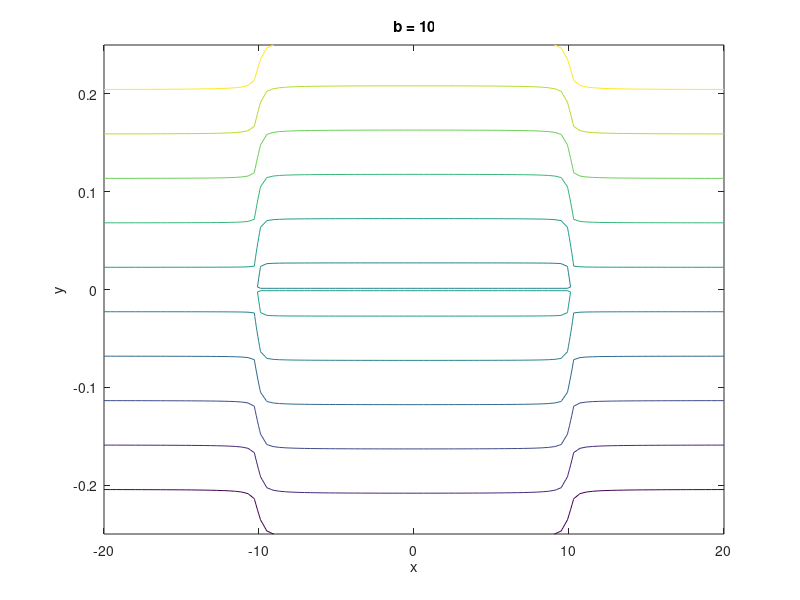
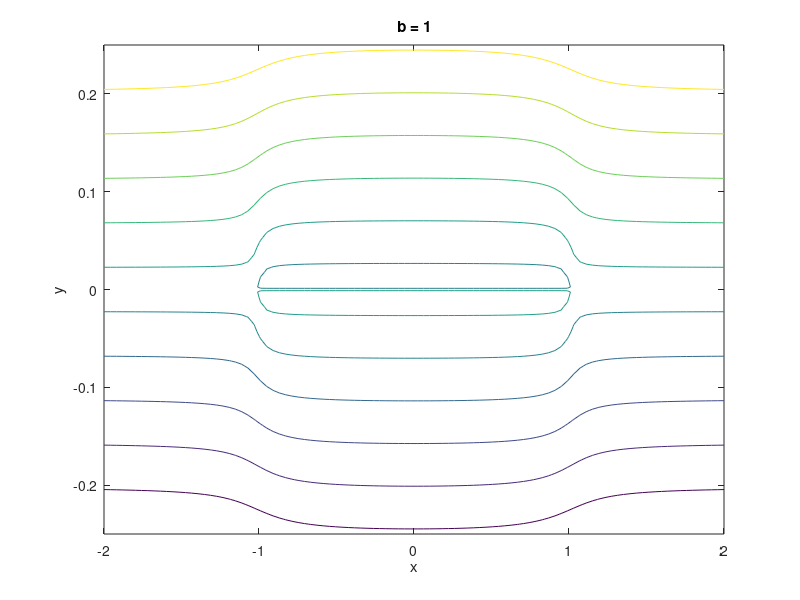
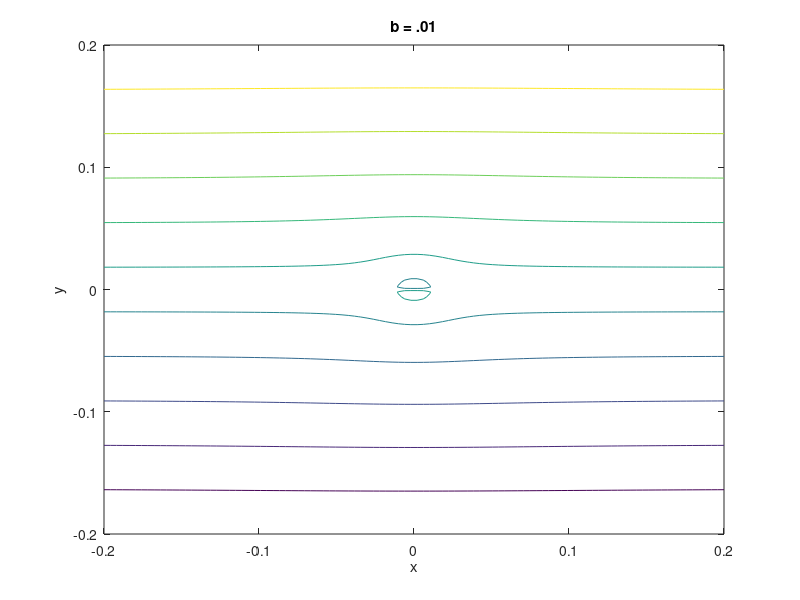
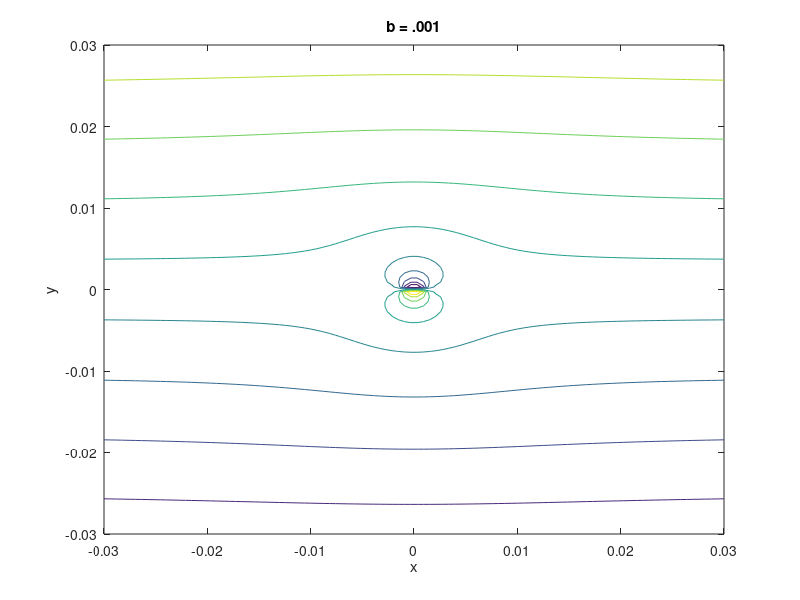

The MATLAB script that drew these images, in order:
clear all
clear clc
%% b = 10
lambda = 1;
figure(1);
x = linspace(-20,20);
y = linspace(-.25,.25);
[X,Y] = meshgrid(x,y);
v = 10;
b = 10;
theta1 = atan2(Y,(X+b));
theta2 = atan2(Y,(X-b));
Z = v*Y + (lambda/(2*pi))*(theta1-theta2);
contour(X,Y,Z);
[C,h] = contour(X,Y,Z);
xlabel("x");
ylabel("y");
title("b = 10")
clabel(C,h,0);
%% b = 1
lambda = 1;
figure(2);
x = linspace(-2,2);
y = linspace(-.25,.25);
[X,Y] = meshgrid(x,y);
v = 10;
b = 1;
theta1 = atan2(Y,(X+b));
theta2 = atan2(Y,(X-b));
Z = v*Y + (lambda/(2*pi))*(theta1-theta2);
contour(X,Y,Z);
[C,h] = contour(X,Y,Z);
xlabel("x");
ylabel("y");
title("b = 1")
clabel(C,h,0);
%% b = .01
lambda = 1;
figure(3);
x = linspace(-.2,.2);
y = linspace(-.2,.2);
[X,Y] = meshgrid(x,y);
v = 10;
b = .01;
theta1 = atan2(Y,(X+b));
theta2 = atan2(Y,(X-b));
Z = v*Y + (lambda/(2*pi))*(theta1-theta2);
contour(X,Y,Z);
[C,h] = contour(X,Y,Z);
xlabel("x");
ylabel("y");
title("b = .01")
clabel(C,h,0);
%% b = .001
lambda = 1;
figure(4);
x = linspace(-.03,.03);
y = linspace(-.03,.03);
[X,Y] = meshgrid(x,y);
v = 10;
b = .001;
theta1 = atan2(Y,(X+b));
theta2 = atan2(Y,(X-b));
Z = v*Y + (lambda/(2*pi))*(theta1-theta2);
contour(X,Y,Z);
[C,h] = contour(X,Y,Z);
xlabel("x");
ylabel("y");
title("b = .001");
clabel(C,h,0);
%% b = .0001
lambda = 1;
figure(5);
x = linspace(-.015,.015);
y = linspace(-.015,.015);
[X,Y] = meshgrid(x,y);
v = 10;
b = .0001;
theta1 = atan2(Y,(X+b));
theta2 = atan2(Y,(X-b));
Z = v*Y + (lambda/(2*pi))*(theta1-theta2);
contour(X,Y,Z);
[C,h] = contour(X,Y,Z);
xlabel("x");
ylabel("y");
title("b = .0001");
clabel(C,h,0);
%% t/c vs b 
b = [.0001,.001,.01,1,10];
tc1 = (lambda/(pi*v*.0001))*((pi/2)-atan(.005/.0001));
tc2 = (lambda/(pi*v*.001))*((pi/2)-atan(.017/.001));
tc3 = (lambda/(pi*v*.01))*((pi/2)-atan(.3/.01));
tc4 = (lambda/(pi*v*1))*((pi/2)-atan(.45/1));
tc5 = (lambda/(pi*v*10))*((pi/2)-atan(.5/10));
tc = [tc1,tc2,tc3,tc4,tc5];
figure(6);
plot(b,tc);
xlabel("b");
ylabel("t/c");

%{ 
% Why the Rakine Oval becomes a cylinder as b approaches zero: 
% At high values of b, the oval is streched thin with a chord length much larger than the thickness. 
% But at extremely low values of b, the length of the chord and the thickness are nearly equal. 
% Thus, as b decreases, the chord length and thickness even out, thus the value of t/c approaches 1. 
% A t/c value of 1 represents a circle or clylinder.
%}
%% Lambda Source = .1, Lambda Sink = 1

b = 1;
v = 10;
lambdasink = 1;
lambdasource = .1;
figure(7);
x = linspace(-5,5);
y = linspace(-.5,.5);
[X,Y] = meshgrid(x,y);
theta1 = atan2(Y,(X+b));
theta2 = atan2(Y,(X-b));
Z = v*Y + (lambdasource/(2*pi))*theta1-(lambdasink/(2*pi))*theta2;
contour(X,Y,Z);
[C,h] = contour(X,Y,Z);
xlabel("x");
ylabel("y");
title("Sink Stronger");
clabel(C,h,0);

%% Lambda Source = 1, Lambda Sink = .1
b = 1;
v = 10;
lambdasink = .1;
lambdasource = 1;
figure(8);
x = linspace(-5,5);
y = linspace(-.5,.5);
[X,Y] = meshgrid(x,y);
theta1 = atan2(Y,(X+b));
theta2 = atan2(Y,(X-b));
Z = v*Y + (lambdasource/(2*pi))*theta1-(lambdasink/(2*pi))*theta2;
contour(X,Y,Z);
[C,h] = contour(X,Y,Z);
xlabel("x");
ylabel("y");
title("Source Stronger");
clabel(C,h,0);







